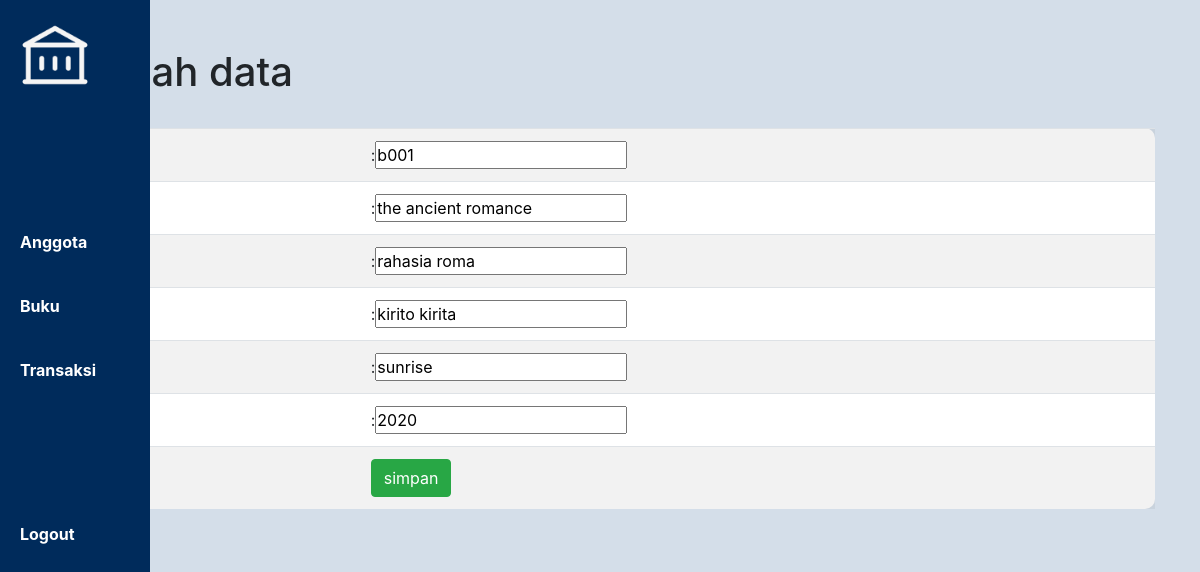
Screenshot of /buku/add.php?id=1 with the database file from the repository.
### tables this page shows
CREATE TABLE `buku` (
  `id_buku` int(11) NOT NULL,
  `kode_buku` varchar(15) NOT NULL,
  `judul` varchar(100) NOT NULL,
  `keterangan` text NOT NULL,
  `pengarang` varchar(50) NOT NULL,
  `penerbit` varchar(50) NOT NULL,
  `tahun` year(4) NOT NULL
);

### buku/add.php (the view, shortened to what this page needs)
<!DOCTYPE html>
<html>
<head>
     <link rel="stylesheet" href="https://cdn.jsdelivr.net/npm/bootstrap@4.0.0/dist/css/bootstrap.min.css">
    <link rel='stylesheet' type='text/css' media='screen' href='../css/style.css'>
</head>
<body>
   <?php include '../header.php' ?>
   <?php
   if(@$_GET['id'])
   {
      $id = $_GET['id'];
      include'../koneksi.php';
      $query = mysqli_query($koneksi,"select * from buku WHERE id_buku = '$id'");
      $buku = mysqli_fetch_array($query);
   }
   ?>
   <br/>
	<br/>
   <div class='container'>
    <form method="POST" action="save.php">
      <h1>Tambah data </h1>
      <br/>
        <table class="table table-striped">
            <tr>
               <td>kode</td>
               <td> :<input type='text' name="kode_buku" value="<?=@$buku['kode_buku']?>"></td>
            </tr>
            <tr>
               <td>Judul</td>
               <td> :<input type='text' name="judul" value="<?=@$buku['judul']?>"></td>
            </tr>
            <tr>
               <td>Keterangan</td>
               <td> :<input type='text' name="keterangan" value="<?=@$buku['keterangan']?>"></td>
            </tr>
            <tr>
               <td>Pengarang</td>
               <td> :<input type='text' name="pengarang" value="<?=@$buku['pengarang']?>"></td>
            </tr>
            <tr>
               <td>Penerbit</td>
               <td> :<input type='text' name="penerbit" value="<?=@$buku['penerbit']?>"></td>
            </tr>
            <tr>
               <td>Tahun</td>
               <td> :<input type='year' name="tahun" value="<?=@$buku['tahun']?>"></td>
            </tr>
            <tr>
               <td><input type='hidden' name='id' value='<?=@$buku['id_buku']?>'></td>
               <td><button type='submit' name='submit' class='btn btn-success'>simpan</button></td>
            </tr>
        </table>
    </form>
</div>
</body>
</html>

### css/style.css (style rules this page uses)
:root { --primary : #002B5B; --secondary : #8FE3CF; }
* { margin: 0; padding: 0; box-sizing: border-box; }
body { height: 100vh; background: #d4dee9; }
.table { padding: 20px; background: #fff; border-radius: 10px; }

### rows the page displays
buku: kode_buku "b001", judul "the ancient romance", keterangan "rahasia roma", pengarang "kirito kirita", penerbit "sunrise", tahun "2020"
